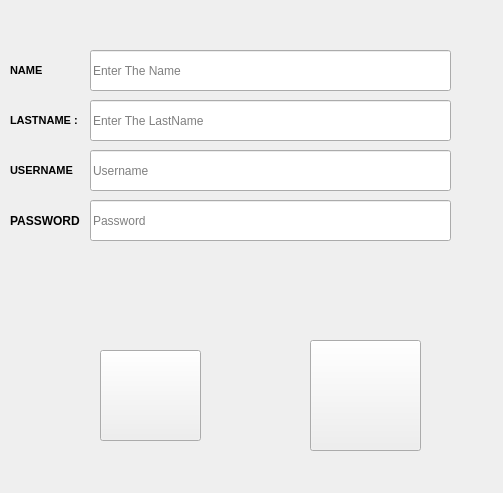
<?xml version="1.0" encoding="UTF-8"?>
<ui version="4.0">
 <class>Signup</class>
 <widget class="QMainWindow" name="Signup">
  <property name="geometry">
   <rect>
    <x>0</x>
    <y>0</y>
    <width>503</width>
    <height>493</height>
   </rect>
  </property>
  <property name="windowTitle">
   <string>Sign Up</string>
  </property>
  <property name="windowIcon">
   <iconset resource="icons.qrc">
    <normaloff>:/App_Data/Images/signup-icon-clicked.png</normaloff>:/App_Data/Images/signup-icon-clicked.png</iconset>
  </property>
  <widget class="QWidget" name="centralwidget">
   <widget class="QLineEdit" name="name">
    <property name="geometry">
     <rect>
      <x>90</x>
      <y>50</y>
      <width>361</width>
      <height>41</height>
     </rect>
    </property>
    <property name="placeholderText">
     <string>Enter The Name</string>
    </property>
   </widget>
   <widget class="QLineEdit" name="lastname">
    <property name="geometry">
     <rect>
      <x>90</x>
      <y>100</y>
      <width>361</width>
      <height>41</height>
     </rect>
    </property>
    <property name="placeholderText">
     <string>Enter The LastName</string>
    </property>
   </widget>
   <widget class="QLineEdit" name="username">
    <property name="geometry">
     <rect>
      <x>90</x>
      <y>150</y>
      <width>361</width>
      <height>41</height>
     </rect>
    </property>
    <property name="styleSheet">
     <string notr="true"/>
    </property>
    <property name="placeholderText">
     <string>Username</string>
    </property>
   </widget>
   <widget class="QLineEdit" name="password">
    <property name="geometry">
     <rect>
      <x>90</x>
      <y>200</y>
      <width>361</width>
      <height>41</height>
     </rect>
    </property>
    <property name="styleSheet">
     <string notr="true"/>
    </property>
    <property name="echoMode">
     <enum>QLineEdit::Password</enum>
    </property>
    <property name="placeholderText">
     <string>Password</string>
    </property>
   </widget>
   <widget class="QLabel" name="namelabel">
    <property name="geometry">
     <rect>
      <x>10</x>
      <y>60</y>
      <width>71</width>
      <height>21</height>
     </rect>
    </property>
    <property name="font">
     <font>
      <pointsize>8</pointsize>
      <weight>75</weight>
      <bold>true</bold>
     </font>
    </property>
    <property name="text">
     <string>NAME</string>
    </property>
   </widget>
   <widget class="QLabel" name="lastnamelabel">
    <property name="geometry">
     <rect>
      <x>10</x>
      <y>110</y>
      <width>71</width>
      <height>21</height>
     </rect>
    </property>
    <property name="font">
     <font>
      <pointsize>8</pointsize>
      <weight>75</weight>
      <bold>true</bold>
     </font>
    </property>
    <property name="text">
     <string>LASTNAME :</string>
    </property>
   </widget>
   <widget class="QLabel" name="usernamelabel">
    <property name="geometry">
     <rect>
      <x>10</x>
      <y>160</y>
      <width>71</width>
      <height>21</height>
     </rect>
    </property>
    <property name="font">
     <font>
      <pointsize>8</pointsize>
      <weight>75</weight>
      <bold>true</bold>
     </font>
    </property>
    <property name="text">
     <string>USERNAME</string>
    </property>
   </widget>
   <widget class="QLabel" name="passwordlabel">
    <property name="geometry">
     <rect>
      <x>10</x>
      <y>210</y>
      <width>81</width>
      <height>21</height>
     </rect>
    </property>
    <property name="font">
     <font>
      <weight>75</weight>
      <bold>true</bold>
     </font>
    </property>
    <property name="text">
     <string>PASSWORD</string>
    </property>
   </widget>
   <widget class="QPushButton" name="complete_signup">
    <property name="geometry">
     <rect>
      <x>100</x>
      <y>350</y>
      <width>101</width>
      <height>91</height>
     </rect>
    </property>
    <property name="styleSheet">
     <string notr="true">#complete_signup
{
border-image: url(:/App_Data/Images/signup-icon.png);
}
#complete_signup:hover
{
border-image: url(:/App_Data/Images/signup-icon-clicked.png);
}
#complete_signup:pressed
{
border-image: url(:/App_Data/Images/signup-icon.png);
}
</string>
    </property>
    <property name="text">
     <string/>
    </property>
   </widget>
   <widget class="QLabel" name="signup_message">
    <property name="geometry">
     <rect>
      <x>0</x>
      <y>460</y>
      <width>501</width>
      <height>31</height>
     </rect>
    </property>
    <property name="styleSheet">
     <string notr="true">border-image: url(:/App_Data/Images/linear-messagebox.jpg);</string>
    </property>
    <property name="text">
     <string/>
    </property>
    <property name="alignment">
     <set>Qt::AlignCenter</set>
    </property>
   </widget>
   <widget class="QPushButton" name="close_signup">
    <property name="geometry">
     <rect>
      <x>310</x>
      <y>340</y>
      <width>111</width>
      <height>111</height>
     </rect>
    </property>
    <property name="styleSheet">
     <string notr="true">#close_signup
{
border-image: url(:/App_Data/Images/close_red.png);
}
#close_signup:hover
{
border-image: url(:/App_Data/Images/close_red-clicked.png);
}
#close_signup:pressed
{
border-image: url(:/App_Data/Images/close_red.png);
}</string>
    </property>
    <property name="text">
     <string/>
    </property>
   </widget>
  </widget>
 </widget>
 <resources>
  <include location="icons.qrc"/>
 </resources>
 <connections/>
</ui>
